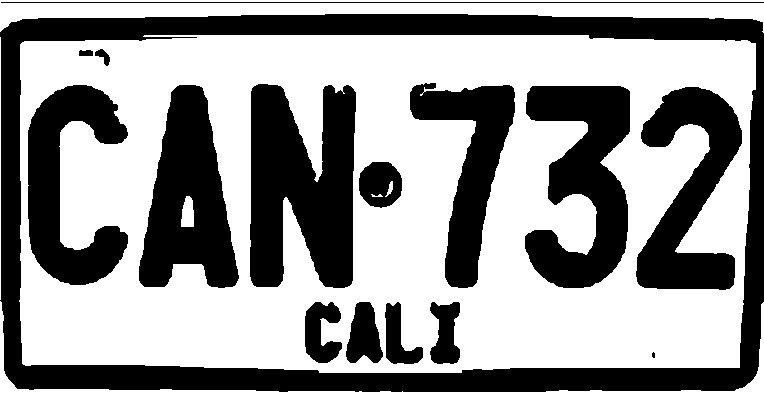
%> input picture plates/4.png, 764 x 400 px
$ octave CCA_test.m   (GNU Octave 9; MATLAB toolbox functions it lacks are replaced by stand-ins)
%> lines starting %> are read from the running program, lines starting %| are printed output that depends on the picture; in (x1, y1, x2, y2) boxes, pixels count from 0 and x2, y2 are one past the last pixel; in counts of white or black regions, pixels touching at a corner belong together; the program's own positions count from 1
### CCA.m
function st = CCA(img)
    img = ~(img);
    CC = bwconncomp(img);
    st = regionprops(CC, 'BoundingBox' );
end

### CCA_test.m
img = rgb2gray(imread('plates/4.png'));
%> img: size 400x764 uint8; 59.6% white; 16 black regions (1 under 20 px), largest, box (x1, y1, x2, y2) and area: (0, 14, 764, 392) 43381, (250, 84, 356, 288) 16498, (525, 86, 630, 288) 12836
st = CCA(img);
%> in CCA, `img = ~(img);`: img: size 400x764 logical; 40.4% white; 16 white regions (1 under 20 px)
%> in CCA, `CC = bwconncomp(img);`: CC = 16 connected components
%> in CCA, `st = regionprops(CC, 'BoundingBox' );`: st = 16 regions; largest, box (x1, y1, x2, y2): (0, 14, 764, 392), (250, 84, 356, 288), (410, 83, 515, 288), (636, 87, 742, 290), (525, 86, 630, 288)
figure, imshow(img); hold on;
for k = 1 : length(st)
  thisBB = st(k).BoundingBox;
  rectangle('Position', [thisBB(1),thisBB(2),thisBB(3),thisBB(4)],...
  'EdgeColor','r','LineWidth',2 );
end
%> this loop made 16 passes
%> thisBB on passes 1 to 12: [0.5 14.5 764 378], [1.5 2.5 763 1], [28.5 85.5 100 200], [79.5 50.5 14 6], [95.5 49.5 15 17], [139.5 85.5 100 203], [250.5 84.5 106 204], [305.5 302.5 37 61], [346.5 302.5 37 61], [359.5 162.5 43 46], [385.5 302.5 38 62], [410.5 83.5 105 205]
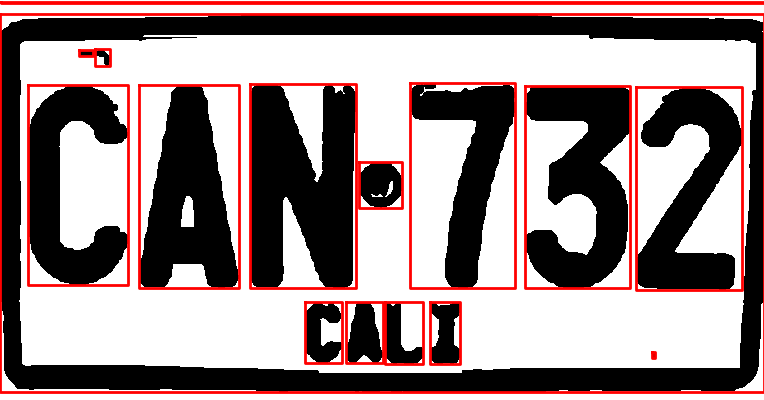
%> figure redrawn from the program's plot data


for k = 1 : length(st)
  thisBB = st(k).BoundingBox;
  subImage = imcrop(img, thisBB);
  figure, imshow(subImage);
end
%> this loop made 16 passes
%> pass 1, `subImage = imcrop(img, thisBB);`:
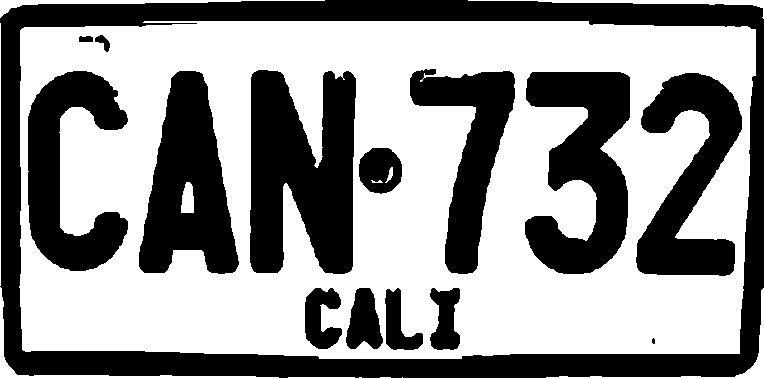
%> subImage: size 379x764 uint8; 57.6% white; 15 black regions (1 under 20 px), largest, box (x1, y1, x2, y2) and area: (0, 0, 764, 378) 43381, (250, 70, 356, 274) 16498, (525, 72, 630, 274) 12836
%> pass 3, `subImage = imcrop(img, thisBB);`:
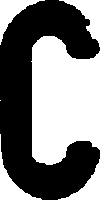
%> subImage: size 201x101 uint8; 49% white; 3 white regions (1 under 20 px), largest, box (x1, y1, x2, y2) and area: (0, 0, 101, 201) 9318, (0, 0, 45, 45) 623

hold off;

$ run again, with plates/5.PNG copied over plates/4.png
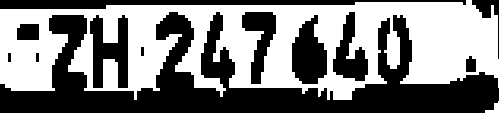
%> input picture plates/5.PNG, 499 x 113 px
%> in CCA, `img = ~(img);`:
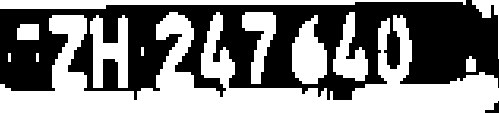
%> img: size 113x499 logical; 50.1% white; 2 black regions
%> CC = 12 connected components
%> in CCA, `st = regionprops(CC, 'BoundingBox' );`: st = 12 regions; largest, box (x1, y1, x2, y2): (0, 12, 499, 113), (0, 0, 466, 9), (90, 15, 128, 88), (242, 12, 276, 84), (292, 15, 327, 84)
%> the loop `for k = 1 : length(st)` made 12 passes
%> thisBB on passes 1 to 8: [0.5 0.5 466 9], [0.5 12.5 499 101], [8.5 53.5 3 9], [17.5 24.5 22 16], [36.5 53.5 3 9], [90.5 15.5 38 73], [141.5 47.5 3 9], [242.5 12.5 34 72]
%> the loop `for k = 1 : length(st)` made 12 passes
%> pass 2, `subImage = imcrop(img, thisBB);`:
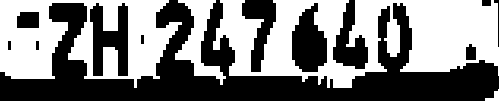
%> subImage: size 101x499 uint8; 49.3% white; 4 white regions, box (x1, y1, x2, y2) and area: (213, 0, 499, 88) 14419, (0, 0, 182, 88) 8808, (175, 0, 226, 85) 1560, (485, 89, 499, 101) 79
